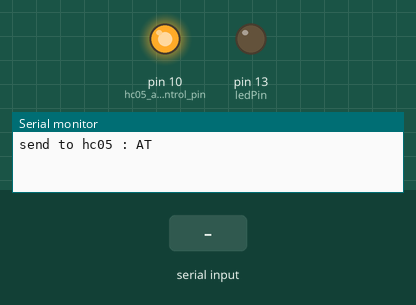
A sketch run on a simulated Arduino Uno, built with avr-gcc and run on an emulated ATmega328P. Parts: output pins drawn as LEDs (lit = HIGH), the last lines printed to the serial monitor. Dashed ring = blinking. Inputs (shaded band) come from the test bench. The modem accepts every AT command (registered, SIM ready, sends succeed) and sends nothing else.

Above: at 1.1 s.
At 12.2 s:
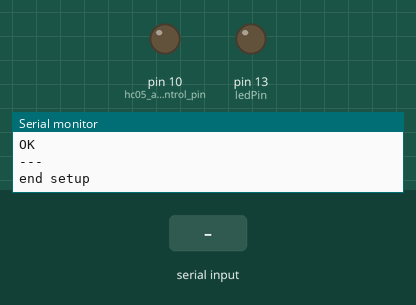
12.3 s: "A" received over the second serial link
At 12.4 s:
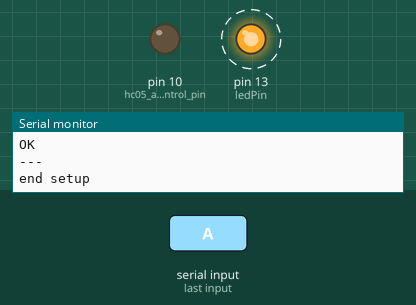
Timing chart, 0 to 17.6 s (numbered marks = the images above; inputs shaded):
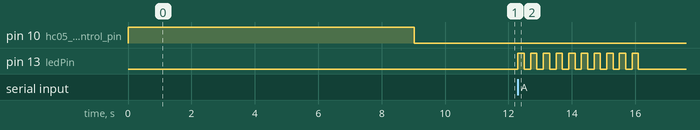

Measured:
- after the input at 12.3 s, pin 13 (ledPin): alternates HIGH for 0.20 s and LOW for 0.20 s, 20 changes in all, then stays LOW, starting at once

The sketch:

test_de_setup_esclave1.ino
```cpp
//ESCLAVE

#include <SoftwareSerial.h>

SoftwareSerial bluetooth(2, 3); // Définir les broches TX (2) et RX (3) pour le module HC-05
int ledPin = 13; // Pin pour la LED
const int hc05_at_control_pin = 10;

void setup() {
  Serial.begin(9600);
  pinMode(hc05_at_control_pin, OUTPUT);
  digitalWrite(hc05_at_control_pin, HIGH); // Activer le mode AT
  delay(1000); // Attendre que le module soit prêt

  pinMode(ledPin, OUTPUT);
  bluetooth.begin(38400); // Initialise la communication série avec le module HC-05

  //sendATCommand("AT+RESET");
  //delay(1000);
  // Envoyez les commandes AT ici
  sendATCommand("AT"); // Vérifiez la communication avec le module
  sendATCommand("AT+ORGL");

  sendATCommand("AT+NAME=ESCLAVE"); //a tester
  sendATCommand("AT+NAME?");

  sendATCommand("AT+RMAAD");
  sendATCommand("AT+ROLE=0"); // Définir le module en mode esclave
  sendATCommand("AT+UART=38400,0,0"); // Configurer la vitesse en bauds

  sendATCommand("AT+PSWD=1234"); // Définir le mot de passe
  // Désactiver le mode AT
  digitalWrite(hc05_at_control_pin, LOW);
  sendATCommand("AT+RESET");
  delay(1000);
  Serial.println("end setup");
}

void loop() {
  if (bluetooth.available()) { // Vérifie si des données sont disponibles depuis le module HC-05
    char receivedChar = bluetooth.read(); // Lit le caractère reçu

    if (receivedChar == 'A') { // Si le caractère reçu est 'A'
      for (int i = 0; i < 10; i++) {
        digitalWrite(ledPin, HIGH); // Allume la LED
        delay(200); // Attend 200 ms
        digitalWrite(ledPin, LOW); // Éteint la LED
        delay(200); // Attend 200 ms
      }
    }
  }
}


void sendATCommand(const String& command) {
  Serial.println("send to hc05 : " + command);
  bluetooth.println(command); // Envoyer la commande AT
  delay(1000); // Attendre un peu pour la réponse

  // Lire et afficher la réponse
  while (bluetooth.available()) {
    char c = bluetooth.read();
    Serial.write(c);
  }
  Serial.println("---");
}
```
